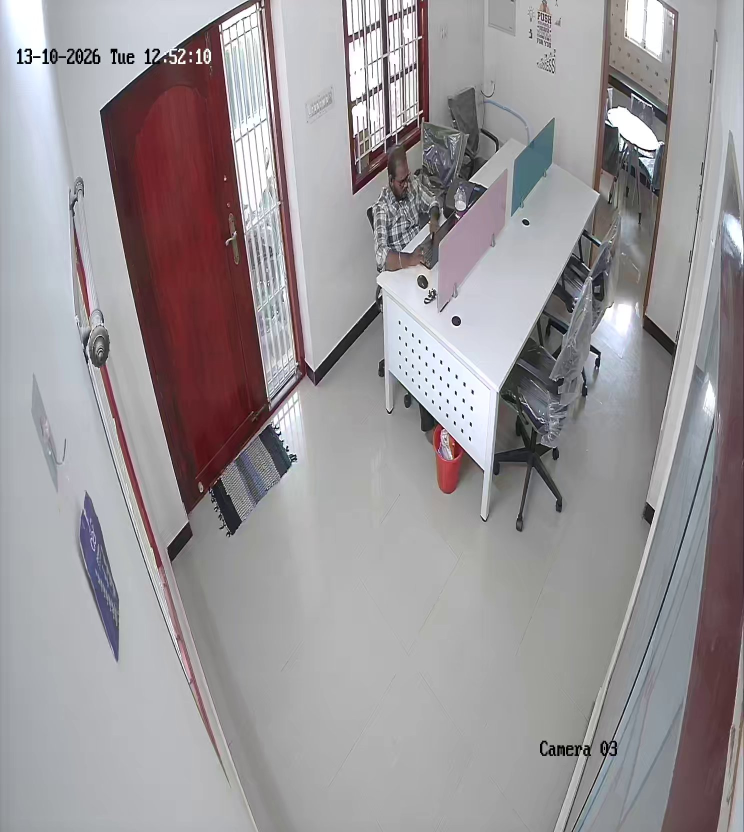
#> input picture camera1-test.jpg, 1488 x 1664 px (shown at 1/2 size)
$ python -i motion_gate.py   (imports and definitions only)
#> lines starting #> are read from the running program, lines starting #| are printed output that depends on the picture
#> further down, picture is the input picture: shape (1664, 1488, 3); mean B, G, R 152.5, 149.6, 154.4
### backend/app/utils/logger.py
"""
Structured Logging Configuration.
Configures console and file logger handlers with context-aware Request Correlation ID.
"""

import sys
import os
import logging
from logging.handlers import RotatingFileHandler
from app.config.settings import settings
from app.middleware.request_id import get_request_id


class RequestIDLogFilter(logging.Filter):
    """
    Log filter that injects the active request_id from contextvars into log records.
    """

    def filter(self, record: logging.LogRecord) -> bool:
        record.request_id = get_request_id()
        return True


class SafeRotatingFileHandler(RotatingFileHandler):
    """
    Windows-safe RotatingFileHandler that silently handles file lock conflicts during rotation.
    """
    # [5 lines left out: function doRollover, not called in this run]


def setup_logger() -> logging.Logger:
    """
    Initializes and configures the application logger.
    Configures console output and rotating file log output.
    """
    logger_instance = logging.getLogger("ai_cctv_monitor")

    # Set base level
    log_level = getattr(logging, settings.LOG_LEVEL.upper(), logging.INFO)
    logger_instance.setLevel(log_level)

    # Avoid duplicate handlers if setup_logger called multiple times
    if logger_instance.hasHandlers():
        return logger_instance

    # Create log format with request_id
    formatter = logging.Formatter(
        fmt="[%(asctime)s] [%(levelname)s] [req_id:%(request_id)s] [%(name)s:%(filename)s:%(lineno)d] - %(message)s",
        datefmt="%Y-%m-%d %H:%M:%S"
    )

    request_filter = RequestIDLogFilter()

    # 1. Console Handler
    console_handler = logging.StreamHandler(sys.stdout)
    console_handler.setLevel(log_level)
    console_handler.setFormatter(formatter)
    console_handler.addFilter(request_filter)
    logger_instance.addHandler(console_handler)

    # 2. File Handler
    log_dir = os.path.dirname(settings.LOG_FILE_PATH)
    if log_dir and not os.path.exists(log_dir):
        os.makedirs(log_dir, exist_ok=True)

    file_handler = SafeRotatingFileHandler(
        settings.LOG_FILE_PATH,
        maxBytes=10 * 1024 * 1024,  # 10 MB per file
        backupCount=5,
        encoding="utf-8"
    )
    file_handler.setLevel(log_level)
    file_handler.setFormatter(formatter)
    file_handler.addFilter(request_filter)
    logger_instance.addHandler(file_handler)

    logger_instance.propagate = False
    return logger_instance


logger = setup_logger()

### backend/app/detection/motion_gate.py
"""
Motion gate: skips worker/PPE inference on frames that provably contain nobody.

Motivation
----------
Two independent problems share one solution.

**Cost.** Person detection plus PPE detection plus ROI refinement is ~150-250 ms of CPU per frame.
A camera pointed at an empty corridor spends all of it confirming emptiness.

**False positives.** The OpenCV fallbacks (Haar faces, skin-tone contours) and the PPE network
occasionally report phantom workers on scenes with no people at all - verified on warehouse-fire
photos, where the fallback returned persons at a fixed 0.86/0.88 confidence. Phantom workers then
produce phantom "missing PPE" violations, which is precisely the false-alarm class this system must
not have. Running the worker detectors only when something in the scene actually moved removes the
entire failure mode.

Safety property
---------------
The gate can only be skipped while **all** of the following hold: no motion above threshold, no
worker currently tracked, and the periodic safety sweep has fired recently. Any doubt resolves to
"run inference". The gate never affects the fire/smoke path.
"""

import time
from typing import Any, Dict, List, Tuple

import cv2
import numpy as np

from app.utils.logger import logger


class MotionGate:
    """
    Foreground-motion estimator built on MOG2 background subtraction.

    The background model is updated on *every* frame the pipeline sees so it stays calibrated even
    when inference is being skipped, while the decision to run inference is made on the current
    frame's foreground ratio.
    """

    def __init__(
        self,
        enabled: bool = True,
        min_area_ratio: float = 0.0012,
        learning_rate: float = 0.05,
        warmup_frames: int = 8,
        hold_seconds: float = 1.5,
        sweep_interval_seconds: float = 2.5,
        max_motion_rois: int = 3,
        process_width: int = 320,
        invert_motion: bool = False,
    ):
        self.enabled = enabled
        self.min_area_ratio = min_area_ratio
        self.learning_rate = learning_rate
        self.warmup_frames = warmup_frames
        self.hold_seconds = hold_seconds
        self.sweep_interval_seconds = sweep_interval_seconds
        self.max_motion_rois = max_motion_rois
        self.process_width = process_width
        # Holiday / night mode: if the scene should be empty, treat motion as *corroboration*
        # rather than a gate, i.e. an inverted policy is available for future use.
        self.invert_motion = invert_motion

        self._subtractor = cv2.createBackgroundSubtractorMOG2(
            history=500, varThreshold=36, detectShadows=False
        )
        self._kernel = cv2.getStructuringElement(cv2.MORPH_ELLIPSE, (5, 5))

        self._frames_seen = 0
        self._last_motion_time = 0.0
        self._last_run_time = 0.0
        self._last_sweep_time = 0.0
        self._last_motion_ratio = 0.0
        self._last_rois: List[Tuple[float, float, float, float]] = []
        self._person_hold_until = 0.0

    # ------------------------------------------------------------------ #
    def update(self, frame_bgr: np.ndarray, persons_visible: bool = False) -> bool:
        """
        Feeds one frame to the background model and decides whether worker inference should run.

        :param frame_bgr: current camera frame.
        :param persons_visible: True when the pipeline already has live worker tracks; keeps the
               gate open so a temporarily still worker is not dropped.
        :returns: True if person/PPE inference should run for this frame.
        """
#> called with persons_visible = False
        if not self.enabled:
            return True
        if frame_bgr is None or getattr(frame_bgr, "size", 0) == 0:
            return True

        now = time.time()
        self._frames_seen += 1

        h, w = frame_bgr.shape[:2]
#> h = 1664; w = 1488
        if w > self.process_width:
            scale = self.process_width / float(w)
#> scale = 0.215
            small = cv2.resize(frame_bgr, (self.process_width, int(h * scale)), interpolation=cv2.INTER_AREA)
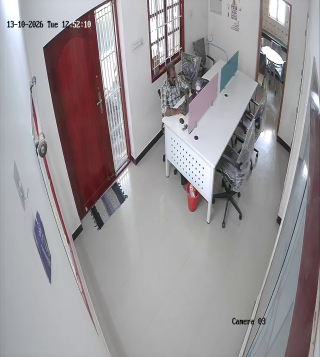
#> small: shape (357, 320, 3); mean B, G, R 152.5, 149.6, 154.4
        else:
            small = frame_bgr

        try:
            mask = self._subtractor.apply(small, learningRate=self.learning_rate)
#> mask: shape (357, 320); every value is 255
            mask = cv2.morphologyEx(mask, cv2.MORPH_OPEN, self._kernel)
            mask = cv2.dilate(mask, self._kernel, iterations=2)
            motion_ratio = float(np.count_nonzero(mask)) / float(mask.size)
#> motion_ratio = 1
        except Exception as e:  # pragma: no cover - defensive, OpenCV build issues
            logger.debug(f"MotionGate: background subtraction unavailable ({e}); running inference.")
            return True

        self._last_motion_ratio = motion_ratio
#> self._last_motion_ratio = 1
        if motion_ratio >= self.min_area_ratio:
            self._last_motion_time = now
            self._last_rois = self._extract_rois(mask)

        if persons_visible:
            self._person_hold_until = now + self.hold_seconds
            self._last_run_time = now
            return True

        # Warm-up: let the background model converge before it is trusted.
        if self._frames_seen <= self.warmup_frames:
            self._last_run_time = now
            self._last_sweep_time = now
            return True

        if (now - self._last_sweep_time) >= self.sweep_interval_seconds:
            # Periodic full sweep bounds the worst case: a fully static scene is still inspected a
            # few times per minute, so a person who entered during warm-up cannot be missed forever.
            self._last_sweep_time = now
            self._last_run_time = now
            return True

        if now <= self._person_hold_until:
            self._last_run_time = now
            return True

        if (now - self._last_motion_time) <= self.hold_seconds:
            self._last_run_time = now
            return True

        return False

    # ------------------------------------------------------------------ #
    def _extract_rois(self, mask: np.ndarray) -> List[Tuple[float, float, float, float]]:
        """
        Returns the largest moving blobs as normalised ``(x_min, y_min, x_max, y_max)`` boxes.

        These feed the person detector's second-pass refinement, which re-runs inference on an
        upscaled crop - the cheapest way to recover a distant worker that the full-frame pass missed.
        """
        try:
            contours, _ = cv2.findContours(mask, cv2.RETR_EXTERNAL, cv2.CHAIN_APPROX_SIMPLE)
#> contours = [[[0, 0], [0, 356], [319, 356], [319, 0]]]
        except Exception:
            return []
        if not contours:
            return []

        mh, mw = mask.shape[:2]
#> mh = 357; mw = 320
        ranked = sorted(contours, key=cv2.contourArea, reverse=True)[: self.max_motion_rois]
#> ranked = [[[0, 0], [0, 356], [319, 356], [319, 0]]]
        rois: List[Tuple[float, float, float, float]] = []
        min_area = 0.0006 * mw * mh
#> min_area = 68.54
        for contour in ranked:
            if cv2.contourArea(contour) < min_area:
                continue
            x, y, cw, ch = cv2.boundingRect(contour)
            # Pad generously: motion blobs are limb-sized, not person-sized.
            pad_x, pad_y = int(cw * 0.6), int(ch * 0.6)
            x1 = max(0, x - pad_x) / mw
            y1 = max(0, y - pad_y) / mh
            x2 = min(mw, x + cw + pad_x) / mw
            y2 = min(mh, y + ch + pad_y) / mh
            if (x2 - x1) < 0.02 or (y2 - y1) < 0.02:
                continue
            rois.append((x1, y1, x2, y2))
#> this loop made 1 pass
#> (contour, x, y, cw, ch, pad_x, pad_y, x1) on pass 1: ([[0, 0], [0, 356], [319, 356], [319, 0]], 0, 0, 320, 357, 192, 214, 0)
#> after the loop, rois = [(0, 0, 1, 1)]
        return rois

    # ------------------------------------------------------------------ #
    @property
    def motion_ratio(self) -> float:
        """Foreground motion ratio of the most recent frame."""
        return float(self._last_motion_ratio)

    @property
    def motion_rois(self) -> List[Tuple[float, float, float, float]]:
        """Normalised boxes of the most recent moving regions."""
        return list(self._last_rois)

    def stats(self) -> Dict[str, Any]:
        """Observability payload for the health/metrics endpoints."""
        return {
            "enabled": self.enabled,
            "frames_seen": self._frames_seen,
            "last_motion_ratio": round(self._last_motion_ratio, 5),
            "seconds_since_motion": round(time.time() - self._last_motion_time, 2) if self._last_motion_time else None,
            "motion_rois": len(self._last_rois),
        }

    def reset(self) -> None:
        """Rebuilds the background model (call on stream reconnect)."""
        self._subtractor = cv2.createBackgroundSubtractorMOG2(
            history=500, varThreshold=36, detectShadows=False
        )
        self._frames_seen = 0
        self._last_motion_time = 0.0
        self._last_run_time = 0.0
        self._last_sweep_time = 0.0
        self._last_rois = []
        self._person_hold_until = 0.0

>>> import cv2
>>> picture = cv2.imread('../../../camera1-test.jpg')
>>> result = MotionGate().update(picture)
#> result = True
